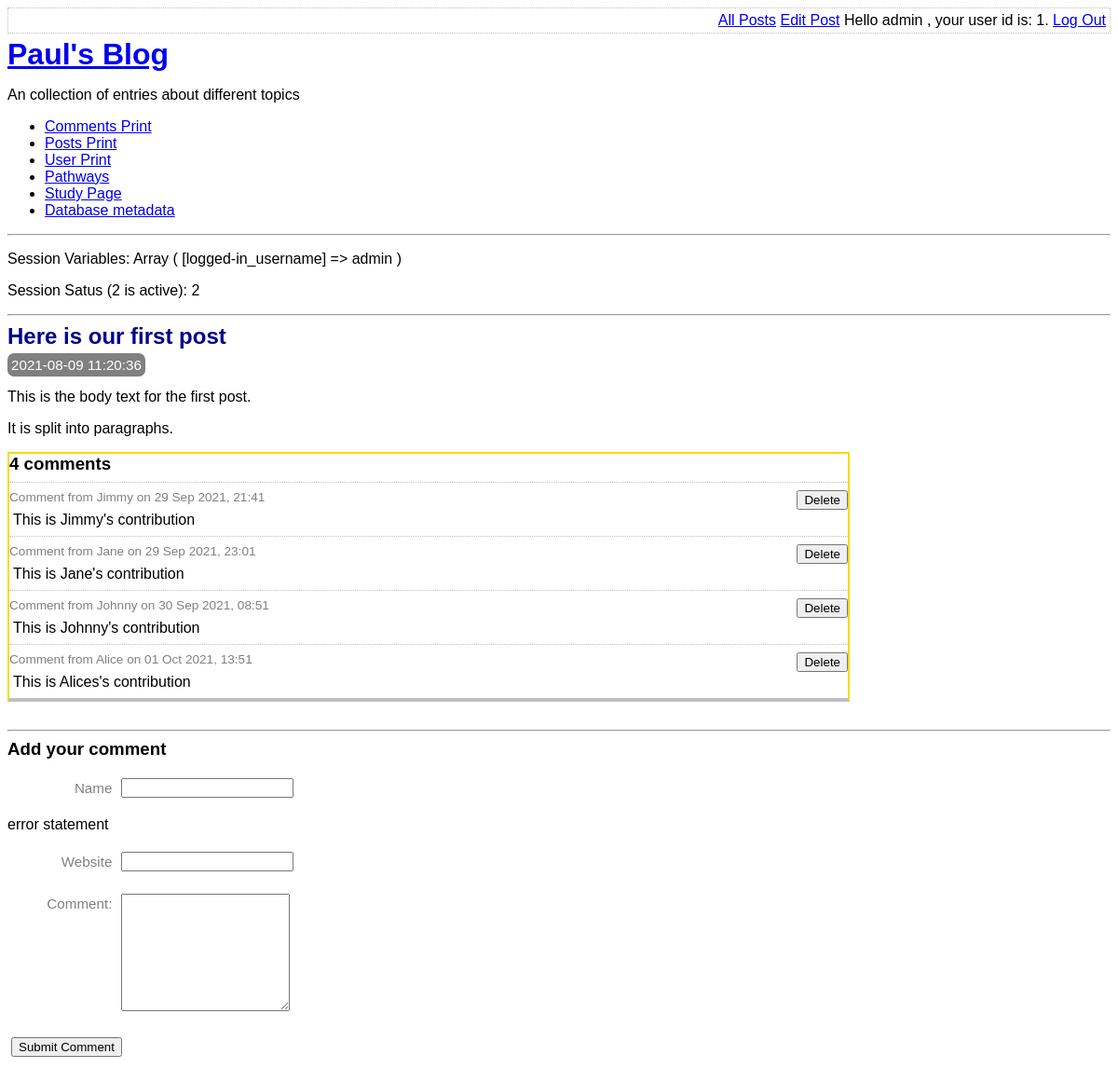
Page /view-post.php?post_id=1 (signed in) on the committed database.
### tables this page shows
CREATE TABLE user(
    id integer primary key autoincrement not null,
    username text not null,
    password text not null,
    created_at date not null,
    is_enabled boolean not null default true
);

CREATE TABLE post(
    id integer primary key autoincrement not null,
    title text not null,
    body text not null,
    user_id integer not null,
    created_at date not null,
    updated_at date,
    foreign key (user_id) references user(id)
);

CREATE TABLE comment(
    id integer primary key autoincrement not null,
    post_id integer not null,
    created_at date not null,
    name text not null,
    website text,
    text text not null,
    foreign key (post_id) references post(id)
);

### lib/view-post-common.php (called while the page is built, shortened)
<?php
function getPostRow(PDO $pdo, $postId){
    $stmt = $pdo -> prepare(
        'select title, created_at , body
        from post
        where id=:id'
    );
    $result = $stmt -> execute(
        array('id' => $postId, )
    );
    $row = $stmt -> fetch(PDO::FETCH_ASSOC);
    return $row;
}

### view-post.php (the view, shortened to what this page needs)
<?php
require_once 'lib/common.php';
require_once 'lib/view-post-common.php';
if ( isset( $_GET['post_id'] ) )
{
  $postId = $_GET['post_id'];
}
else{
  $postId = 0;
}
$pdo = getPDO();
$row = getPostRow($pdo, $postId);
  if($_POST){
    $postData = $_POST;
    switch($_GET['action']){
      case 'add-comment':
        $commentData = array(
          'name' => $_POST['comment-name'],
          'website' => $_POST['comment-website'],
          'text' => $_POST['comment-text'],
        );
        $errors = addCommentToPost($pdo, $postId, $commentData);
        if(!$errors){
          redirectAndExit('view-post.php?post_id=' . $postId);
        }
        break;
      case 'delete-comment':
        if(isLoggedIn()){
          $deleteResponse = $_POST['delete-comment'];
          $keys = array_keys($deleteResponse);
          $deleteCommentId = $keys[0];
          deleteComment($pdo,$postId , $deleteCommentId);
          redirectAndExit('view-post.php?post_id=' . $postId);
        }
        break;
    }
    }else{
      $commentData = array(
          'name' => '',
          'website' => '',
          'text' => '',
      );
  }
?>
<?php
require_once 'templates/boilerplate.php';
?>
<body>
  <?php require 'templates/title.php' ?>
    <div class="post">
      <h2>
        <?php echo htmlEscape($row['title']) ?>
      </h2>
      <div class="date">
        <?php echo $row['created_at'] ?>
      </div>
      <p>
        <?php echo  convertNewLinesToParagraphs($row['body']) ?>
      </p>
    </div>
    <form
    action="view-post.php?action=delete-comment&amp;post_id=<?php echo $postId ?>&amp;"
    method="post"
    class="comment-list">
      <h3> <?php echo countCommentsForPost($pdo , $postId) ?> comments</h3>
      <?php foreach (getCommentsForPost($pdo, $postId) as $comment): ?>
        <div class="comment">
          <div class="comment-meta">
            Comment from
            <?php echo htmlEscape($comment['name']) ?> on
            <?php echo convertSQliteDate($comment['created_at']) ?>
            <?php if(isLoggedIn()): ?>
              <input type="submit" name="delete-comment[<?php echo $comment['id'] ?>]" value="Delete" />
              <?php endif ?>
          </div>
          <div class="comment-body">
            <?php echo convertNewLinesToParagraphs($comment['text']) ?>
          </div>
        </div>
      <?php endforeach ?>
            </form>
    <hr/>
    <h3> Add your comment </h3>
    <form
    action="view-post.php?action=add-comment&amp;post_id=<?php echo $postId ?>"
    method="post"
    class="comment-form user-form">
    <p>
      <label for="comment-name"> Name </label>
      <input type="text" id="comment-name" name="comment-name" value="<?php echo htmlEscape($commentData['name']) ?>"  />
      <p> error statement </p>
    </p>
    <p>
      <label for="comment-website"> Website </label>
      <input type="text" id="comment-website" name="comment-website" value="<?php echo htmlEscape($commentData['website']) ?>" />
      </p>
    <p>
      <label for="comment-text"> Comment: </label>
      <textarea id="comment-text" name="comment-text" rows="8" columns="70" ><?php echo htmlEscape($commentData['text']) ?></textarea>
    </p>
      <input type="submit" value="Submit Comment"/>
    </form>
</body>
</html>

### templates/title.php
<div class="top-menu">
    <div class="menu-options">
        <?php if(isLoggedIn()): ?>
            <a href='list-posts.php'>All Posts</a>
            <a href='edit-post.php'>Edit Post</a>
            Hello <?php echo htmlEscape(getAuthUser()) ?> , your user id is:  <?php echo htmlEscape( getAuthUserId( getPDO()) ) ?>.
            <a href="log-out.php">Log Out</a>
            <?php else: ?>
            <a href="log-in.php">Log in</a>
        <?php endif ?>
    </div>
</div>
<a href='index.php'><h1>Paul's Blog </h1></a>
    <p>An collection of entries about different topics</p>
    <ul>
        <li><a href="print_table.php?tablename=comment">Comments Print</a>
        <li><a href="print_table.php?tablename=post">Posts Print</a>
        <li><a href="print_table.php?tablename=user">User Print</a>
        <li><a href="pathways.php">Pathways</a>
        <li><a href="study_page.php">Study Page</a>
        <li><a href="db-meta.php">Database metadata</a>
    </ul>
    <hr>
    <?php
if(session_status() === 2){
$sessionVars = print_r($_SESSION, true);
echo '<p> Session Variables: ' . $sessionVars . '</p>';
echo '<p> Session Satus (2 is active): ' . session_status() . '</p>';
}
 ?>
    <hr/>

### lib/common.php (shortened to what this page needs)
<?php
function getRootPath()
{
    return realpath(__DIR__ . '/..');
}
function getDatabasePath()
{
    return getRootPath() . '/data/data.sqlite';
}
function getDsn()
{
    return 'sqlite:' . getDatabasePath();
}
function getPDO()
{
    $pdo = new PDO(getDsn());
    $result = $pdo -> query('pragma foreign_keys = ON');
    return $pdo;
}
function htmlEscape($html){
    return htmlspecialchars($html, ENT_HTML5, 'UTF-8');
}
function convertNewLinesToParagraphs($text){
    $escaped= htmlEscape($text);
    return '<p>' . str_replace("\n", "</p><p>" , $escaped) . '</p>';
}
function convertSQliteDate($sqlDate){
    $date = DateTime::createFromFormat("Y-m-d H:i:s",$sqlDate);
    return $date -> format('d M Y, H:i');
}
function countCommentsForPost(PDO $pdo, $postId){
    $pdo = getPDO();
    $sql = "
    select count(*) c from comment
    where post_id = :post_id
    ";
    $stmt = $pdo -> prepare($sql);
    $stmt ->execute(
        array('post_id' => $postId, )
    );
    return (int) $stmt -> fetchColumn();
}
function getCommentsForPost(PDO $pdo, $postId){
    $pdo = getPDO();
    $sql = "
    select id, name, text, created_at, website
    from comment
    where post_id = :post_id
    ";
    $stmt = $pdo -> prepare($sql);
    $stmt ->execute(
        array('post_id' => $postId, )
    );
    return $stmt -> fetchAll(PDO::FETCH_ASSOC);
}
function isLoggedIn(){
    return isset($_SESSION['logged-in_username']);
}
function getAuthUser(){
    return isLoggedIn() ? $_SESSION['logged-in_username'] : null;
}
function getAuthUserId(PDO $pdo){
    $sql = "
    select id
    from user
    where username = :username
    ";
    $stmt = $pdo -> prepare($sql);
    $stmt -> execute(
        array( 'username' => getAuthUser(), )
    );
    return $stmt->fetchColumn();
}

### assets/main.css (style rules this page uses)
.top-menu { border: 1px dotted silver; overflow: hidden; padding: 4px; margin-bottom: 4px; }
.menu-options { float: right; }
h1 , h2, h3 { margin-top: 0; margin-bottom: 8px; }
body { font-size: 100%; font-family:sans-serif; }
.post-synopsis h2 , .post h2 { color: darkblue; }
.post .date , .post-synopsis .meta { color:white; background-color: grey; border-radius: 7px; padding: 4px; display: inline; font-size: 0.95em; }
.comment .comment-meta { font-size: 0.85em; color: gray; border-top: 1px dotted silver; padding-top: 8px; }
.comment .comment-meta input { float: right; }
.comment-body p { margin: 8px 4px; }
.comment-list { border: 2px solid gold; border-bottom: 4px solid silver; margin-bottom: 30px; max-width: 900px; }
.user-form input, .user-form textarea { margin: 4px; }
.user-form label { font-size: 0.95em; margin: 6px; width: 7em; color: gray; float: left; text-align: right; clear: left; }

### rows in the picture
user: id "1"
post: title "Here is our first post", created_at "2021-08-09 11:20:36", body "This is the body text for the first post. It is split into paragraphs."
comment: name "Jimmy", created_at "29 Sep 2021, 21:41", text "This is Jimmy's contribution"
comment: name "Jane", created_at "29 Sep 2021, 23:01", text "This is Jane's contribution"
comment: name "Johnny", created_at "30 Sep 2021, 08:51", text "This is Johnny's contribution"
comment: name "Alice", created_at "01 Oct 2021, 13:51", text "This is Alices's contribution"

### other values in the picture
htmlEscape(getAuthUser()) "admin"
$sessionVars "Array ( [logged-in_username] => admin )"
session_status() "2"
countCommentsForPost($pdo , $postId) "4"
